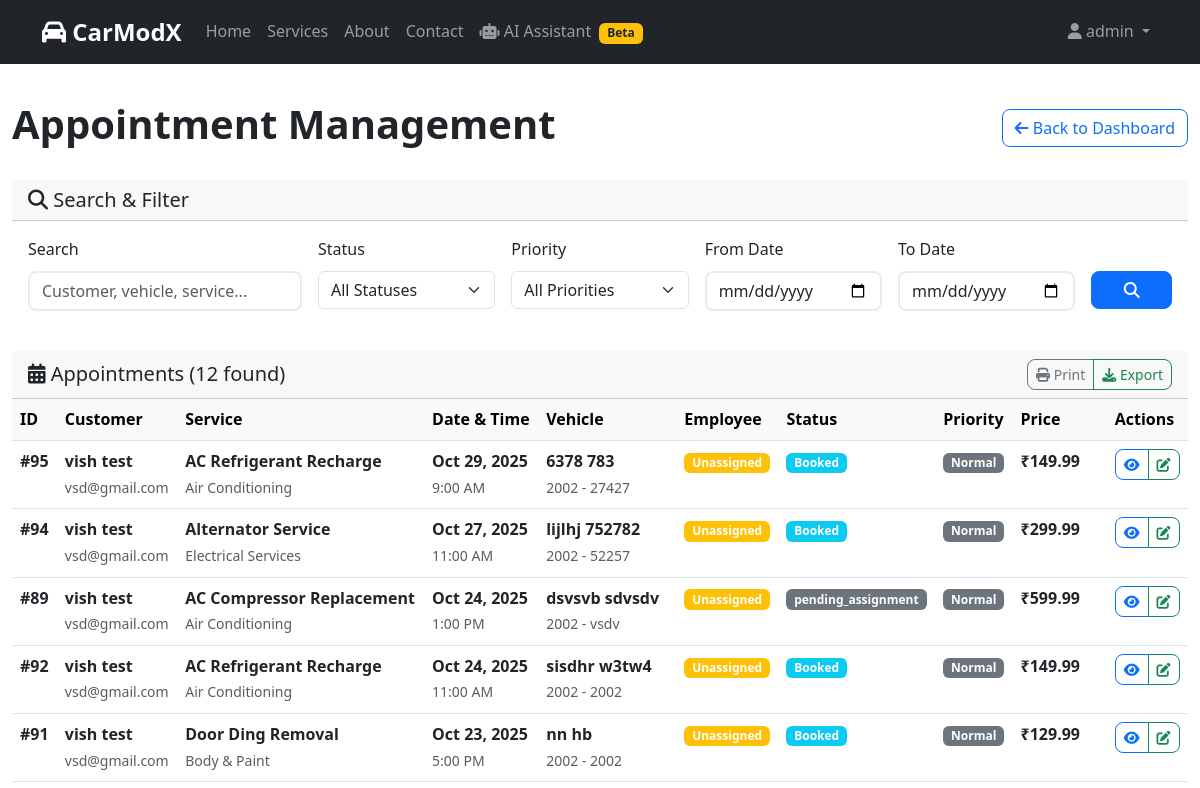
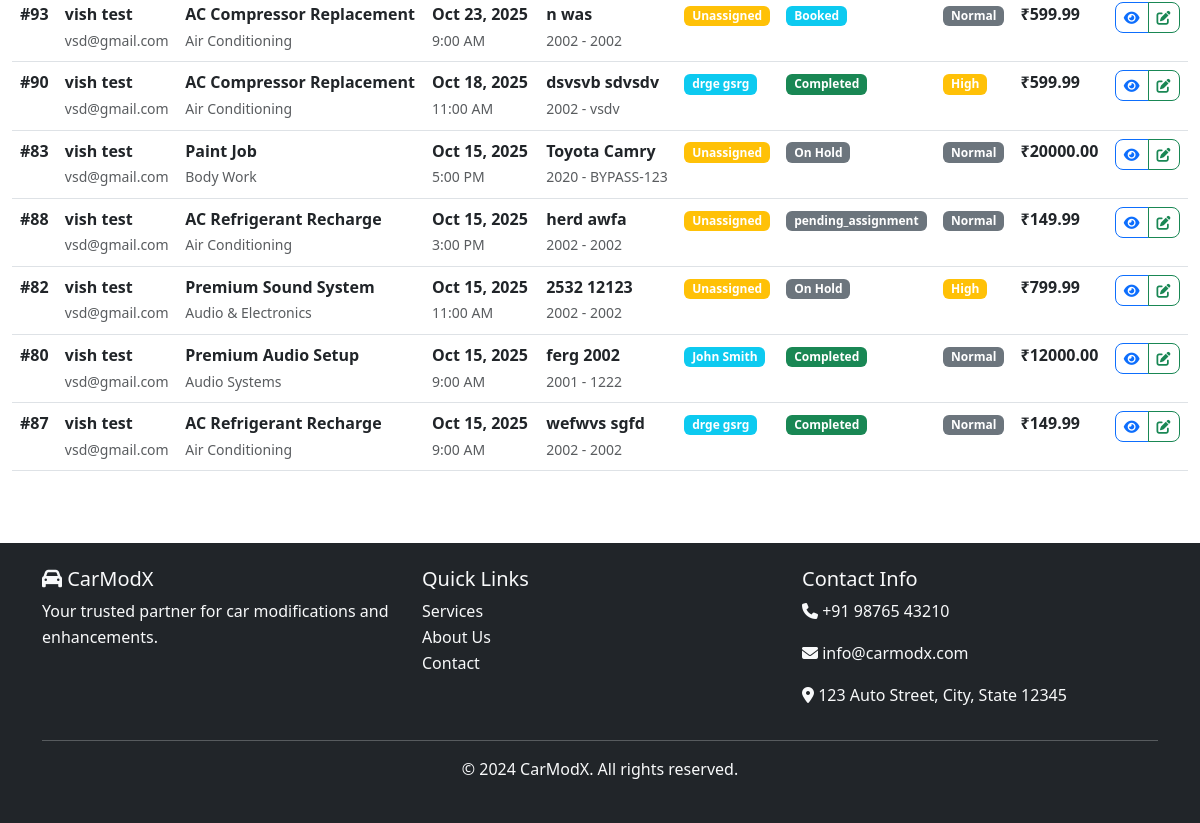
Page /appointments/list/ (signed in) on the earlier database version (2 pictures, top to bottom).
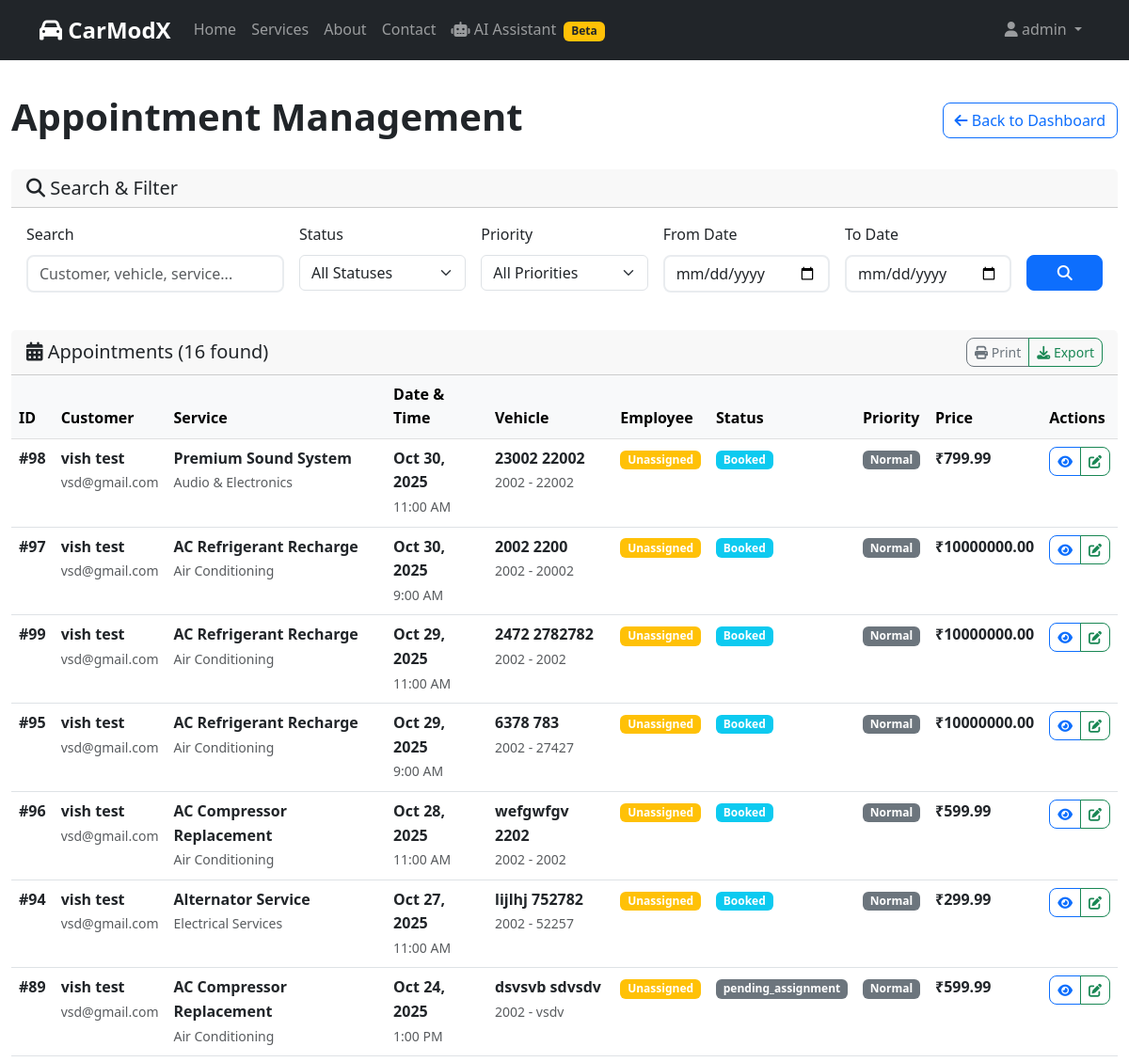
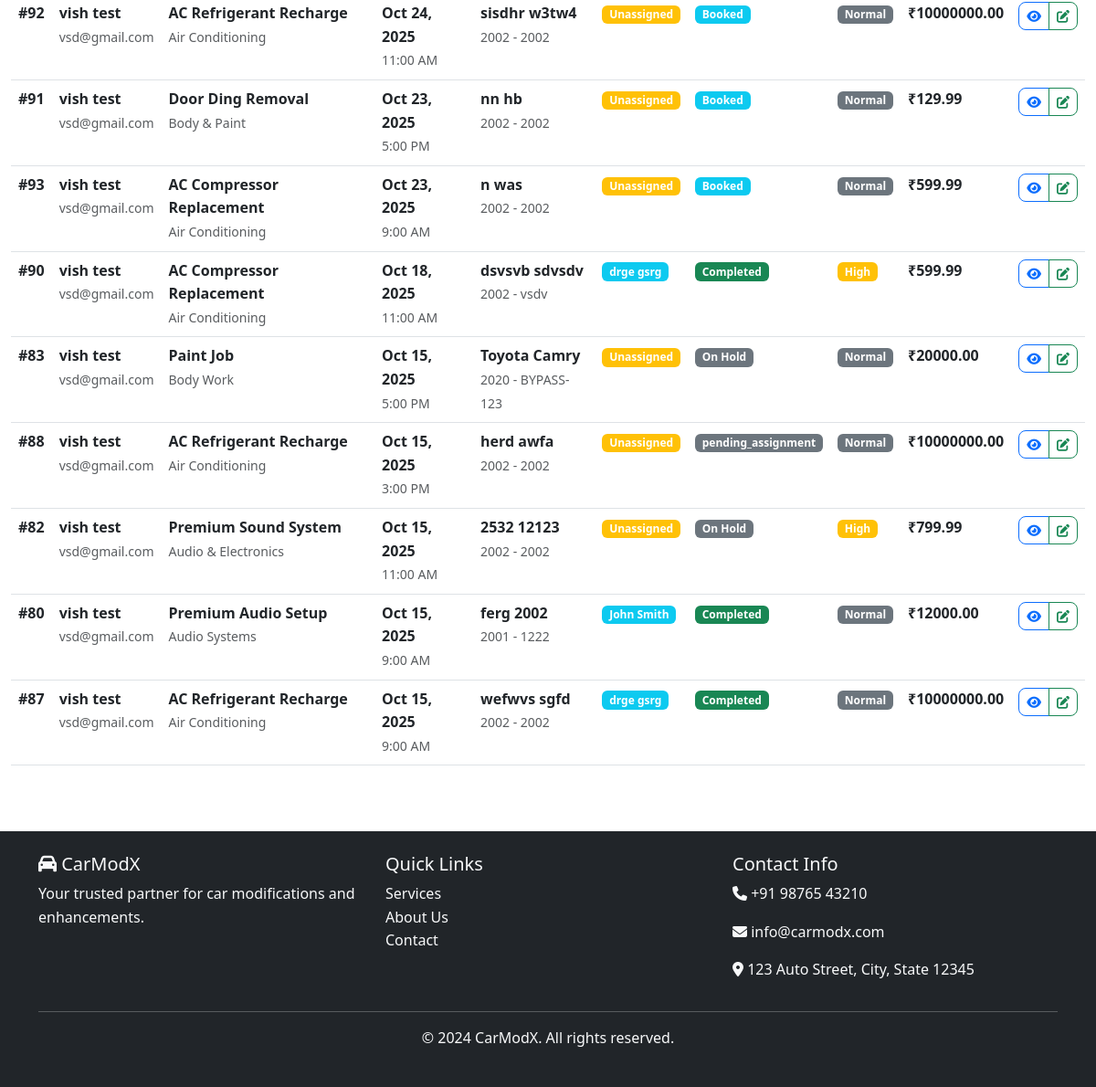
Same page on the later database version (2 pictures, top to bottom).
### appointments/models.py (models this page shows, shortened)
class Appointment(models.Model):
    STATUS_CHOICES = [
        ('booked', 'Booked'),
        ('assigned', 'Assigned'),
        ('in_progress', 'In Progress'),
        ('on_hold', 'On Hold'),
        ('completed', 'Completed'),
        ('cancelled', 'Cancelled'),
    ]
    PRIORITY_CHOICES = [
        ('low', 'Low'),
        ('normal', 'Normal'),
        ('high', 'High'),
        ('urgent', 'Urgent'),
    ]
    TIME_SLOT_CHOICES = [
        ('09:00', '9:00 AM'),
        ('11:00', '11:00 AM'),
        ('13:00', '1:00 PM'),
        ('15:00', '3:00 PM'),
        ('17:00', '5:00 PM'),
    ]
    customer = models.ForeignKey(User, on_delete=models.CASCADE, related_name='appointments')
    selected_service = models.ForeignKey(Service, on_delete=models.CASCADE, related_name='appointments')
    slot_date = models.DateField()
    slot_time = models.CharField(max_length=5, choices=TIME_SLOT_CHOICES)
    status = models.CharField(max_length=20, choices=STATUS_CHOICES, default='booked')
    priority = models.CharField(max_length=10, choices=PRIORITY_CHOICES, default='normal')
    assigned_employee = models.ForeignKey(
        User,
        on_delete=models.SET_NULL,
        null=True,
        blank=True,
        related_name='assigned_work',
        limit_choices_to={'role': 'employee'}
    )
    vehicle_make = models.CharField(max_length=50)
    vehicle_model = models.CharField(max_length=50)
    vehicle_year = models.PositiveIntegerField()
    vehicle_license = models.CharField(max_length=20)
    work_started_at = models.DateTimeField(null=True, blank=True)
    work_completed_at = models.DateTimeField(null=True, blank=True)
    estimated_completion = models.DateTimeField(null=True, blank=True)
    special_requirements = models.TextField(blank=True)
    work_notes = models.TextField(blank=True, help_text="Employee work progress notes")
    customer_notes = models.TextField(blank=True, help_text="Customer special requests")
    created_at = models.DateTimeField(auto_now_add=True)
    updated_at = models.DateTimeField(auto_now=True)
    class Meta:
        ordering = ['-created_at']

### accounts/models.py (models this page shows, shortened)
class User(AbstractUser):
    ROLE_CHOICES = [
        ('customer', 'Customer'),
        ('employee', 'Employee'),
        ('admin', 'Admin'),
    ]
    role = models.CharField(max_length=20, choices=ROLE_CHOICES, default='customer')
    phone_number = models.CharField(max_length=15, blank=True, help_text="Enter phone number in +91XXXXXXXXXX format")
    address = models.TextField(blank=True)
    created_at = models.DateTimeField(auto_now_add=True)
    updated_at = models.DateTimeField(auto_now=True)
    def is_customer(self):
        return self.role == 'customer'
    def is_employee(self):
        return self.role == 'employee'
    def is_admin(self):
        return self.role == 'admin'

### services/models.py (models this page shows, shortened)
class Service(models.Model):
    name = models.CharField(max_length=200)
    description = models.TextField()
    category = models.ForeignKey(ServiceCategory, on_delete=models.CASCADE, related_name='services')
    base_price = models.DecimalField(max_digits=10, decimal_places=2, validators=[MinValueValidator(0)])
    estimated_duration = models.DurationField(help_text="Estimated time to complete the service")
    is_active = models.BooleanField(default=True)
    image = models.ImageField(upload_to='services/', blank=True, null=True)
    created_at = models.DateTimeField(auto_now_add=True)
    updated_at = models.DateTimeField(auto_now=True)
    class Meta:
        ordering = ['category', 'name']

class ServiceCategory(models.Model):
    name = models.CharField(max_length=100, unique=True)
    description = models.TextField(blank=True)
    icon = models.CharField(max_length=50, blank=True, help_text="Font Awesome icon class")
    is_active = models.BooleanField(default=True)
    created_at = models.DateTimeField(auto_now_add=True)
    class Meta:
        verbose_name_plural = "Service Categories"
        ordering = ['name']

### appointments/views.py (the view, shortened to what this page needs)
# urls.py: path('list/', views.appointment_list_view, name='appointment_list'),
@login_required
def appointment_list_view(request):
    if not (request.user.is_staff or request.user.role == 'employee'):
        messages.error(request, 'Access denied. Only employees can view all appointments.')
        return redirect('appointments:my_appointments')
    appointments = Appointment.objects.all()
    search_form = AppointmentSearchForm(request.GET)
    if search_form.is_valid():
        search = search_form.cleaned_data.get('search')
        status = search_form.cleaned_data.get('status')
        date_from = search_form.cleaned_data.get('date_from')
        date_to = search_form.cleaned_data.get('date_to')
        if status:
            appointments = appointments.filter(status=status)
        if date_from:
            appointments = appointments.filter(slot_date__gte=date_from)
        if date_to:
            appointments = appointments.filter(slot_date__lte=date_to)
    appointments = appointments.order_by('-slot_date', '-slot_time')
    paginator = Paginator(appointments, 20)
    page_number = request.GET.get('page')
    appointments = paginator.get_page(page_number)
    context = {
        'appointments': appointments,
        'search_form': search_form,
    }
    return render(request, 'appointments/appointment_list.html', context)

### appointments/forms.py
class AppointmentSearchForm(forms.Form):
    STATUS_CHOICES = [('', 'All Statuses')] + Appointment.STATUS_CHOICES
    search = forms.CharField(
        required=False,
        widget=forms.TextInput(attrs={
            'class': 'form-control',
            'placeholder': 'Search by customer, vehicle, or service...'
        })
    )
    status = forms.ChoiceField(
        choices=STATUS_CHOICES,
        required=False,
        widget=forms.Select(attrs={'class': 'form-control'})
    )
    date_from = forms.DateField(
        required=False,
        widget=forms.DateInput(attrs={'type': 'date', 'class': 'form-control'})
    )
    date_to = forms.DateField(
        required=False,
        widget=forms.DateInput(attrs={'type': 'date', 'class': 'form-control'})
    )

### templates/appointments/appointment_list.html (shortened to what the changed rows need)
{% extends 'base.html' %}
{% load crispy_forms_tags %}
{% block content %}
<div class="container-fluid py-4">
    <div class="row mb-4">
        <div class="col-12">
            <div class="d-flex justify-content-between align-items-center">
                <h1 class="display-6 fw-bold">Appointment Management</h1>
            </div>
        </div>
    </div>
    <div class="row">
        <div class="col-12">
            <div class="card">
                <div class="card-header d-flex justify-content-between align-items-center">
                    <h5 class="mb-0"><i class="fas fa-calendar-alt"></i> Appointments ({{ appointments|length }} found)</h5>
                    <div class="btn-group btn-group-sm">
                        <button class="btn btn-outline-secondary" onclick="window.print()">
                        </button>
                        <button class="btn btn-outline-success" onclick="exportToCSV()">
                        </button>
                    </div>
                </div>
                <div class="card-body p-0">
                    {% if appointments %}
                        <div class="table-responsive">
                            <table class="table table-hover mb-0" id="appointments-table">
                                <thead class="table-light">
                                    <tr>
                                        <th>ID</th>
                                        <th>Customer</th>
                                        <th>Service</th>
                                        <th>Date & Time</th>
                                        <th>Vehicle</th>
                                        <th>Employee</th>
                                        <th>Status</th>
                                        <th>Priority</th>
                                        <th>Price</th>
                                        <th>Actions</th>
                                    </tr>
                                </thead>
                                <tbody>
                                    {% for appointment in appointments %}
                                    <tr>
                                        <td>
                                            <strong>#{{ appointment.id }}</strong>
                                        </td>
                                        <td>
                                            <div>
                                                <strong>{{ appointment.customer.get_full_name }}</strong><br>
                                                <small class="text-muted">{{ appointment.customer.email }}</small>
                                            </div>
                                        </td>
                                        <td>
                                            <div>
                                                <strong>{{ appointment.selected_service.name }}</strong><br>
                                                <small class="text-muted">{{ appointment.selected_service.category.name }}</small>
                                            </div>
                                        </td>
                                        <td>
                                            <div>
                                                <strong>{{ appointment.slot_date|date:"M d, Y" }}</strong><br>
                                                <small class="text-muted">{{ appointment.get_slot_time_display }}</small>
                                            </div>
                                        </td>
                                        <td>
                                            <div>
                                                <strong>{{ appointment.vehicle_make }} {{ appointment.vehicle_model }}</strong><br>
                                                <small class="text-muted">{{ appointment.vehicle_year }} - {{ appointment.vehicle_license }}</small>
                                            </div>
                                        </td>
                                        <td>
                                            {% if appointment.assigned_employee %}
                                                <span class="badge bg-info">{{ appointment.assigned_employee.get_full_name }}</span>
                                            {% else %}
                                                <span class="badge bg-warning">Unassigned</span>
                                            {% endif %}
                                        </td>
                                        <td>
                                            <span class="badge bg-{% if appointment.status == 'completed' %}success{% elif appointment.status == 'booked' %}info{% elif appointment.status == 'assigned' %}primary{% elif appointment.status == 'in_progress' %}warning{% elif appointment.status == 'on_hold' %}secondary{% elif appointment.status == 'cancelled' %}danger{% else %}secondary{% endif %}">
                                                {{ appointment.get_status_display }}
                                            </span>
                                        </td>
                                        <td>
                                            <span class="badge bg-{% if appointment.priority == 'urgent' %}danger{% elif appointment.priority == 'high' %}warning{% elif appointment.priority == 'medium' %}info{% else %}secondary{% endif %}">
                                                {{ appointment.get_priority_display }}
                                            </span>
                                        </td>
                                        <td>
                                            <strong>₹{{ appointment.selected_service.base_price }}</strong>
                                        </td>
                                        <td>
                                            <div class="btn-group btn-group-sm">
                                                <a href="{% url 'appointments:appointment_detail' appointment.id %}" class="btn btn-outline-primary" title="View Details">
                                                    <i class="fas fa-eye"></i>
                                                </a>
                                                <a href="{% url 'appointments:update_status' appointment.id %}" class="btn btn-outline-success" title="Update Status">
                                                    <i class="fas fa-edit"></i>
                                                </a>
                                            </div>
                                        </td>
                                    </tr>
                                    {% endfor %}
                                </tbody>
                            </table>
                        </div>
                    {% endif %}
                </div>
            </div>
        </div>
    </div>
</div>
{% endblock %}

Differences in the rows shown:
added Appointment: id "98", customer.get_full_name "vish test", customer.email "vsd@gmail.com", selected_service.name "Premium Sound System", selected_service.category.name "Audio & Electronics", slot_date "Oct 30, 2025", slot_time "11:00 AM", vehicle_make "23002", vehicle_model "22002", vehicle_year "2002", vehicle_license "22002", shows "Unassigned", status "Booked", priority "Normal", selected_service.base_price "799.99"
added Appointment: id "97", customer.get_full_name "vish test", customer.email "vsd@gmail.com", selected_service.name "AC Refrigerant Recharge", selected_service.category.name "Air Conditioning", slot_date "Oct 30, 2025", slot_time "9:00 AM", vehicle_make "2002", vehicle_model "2200", vehicle_year "2002", vehicle_license "20002", shows "Unassigned", status "Booked", priority "Normal", selected_service.base_price "10000000.00"
added Appointment: id "99", customer.get_full_name "vish test", customer.email "vsd@gmail.com", selected_service.name "AC Refrigerant Recharge", selected_service.category.name "Air Conditioning", slot_date "Oct 29, 2025", slot_time "11:00 AM", vehicle_make "2472", vehicle_model "2782782", vehicle_year "2002", vehicle_license "2002", shows "Unassigned", status "Booked", priority "Normal", selected_service.base_price "10000000.00"
changed through a linked row, Appointment id 95: selected_service.base_price "149.99" → "10000000.00"
added Appointment: id "96", customer.get_full_name "vish test", customer.email "vsd@gmail.com", selected_service.name "AC Compressor Replacement", selected_service.category.name "Air Conditioning", slot_date "Oct 28, 2025", slot_time "11:00 AM", vehicle_make "wefgwfgv", vehicle_model "2202", vehicle_year "2002", vehicle_license "2002", shows "Unassigned", status "Booked", priority "Normal", selected_service.base_price "599.99"
changed through a linked row, Appointment "sisdhr": selected_service.base_price "149.99" → "10000000.00"
changed through a linked row, Appointment "herd": selected_service.base_price "149.99" → "10000000.00"
changed through a linked row, Appointment "wefwvs": selected_service.base_price "149.99" → "10000000.00"
Other differences:
{{ appointments|length }}: "12" → "16"
